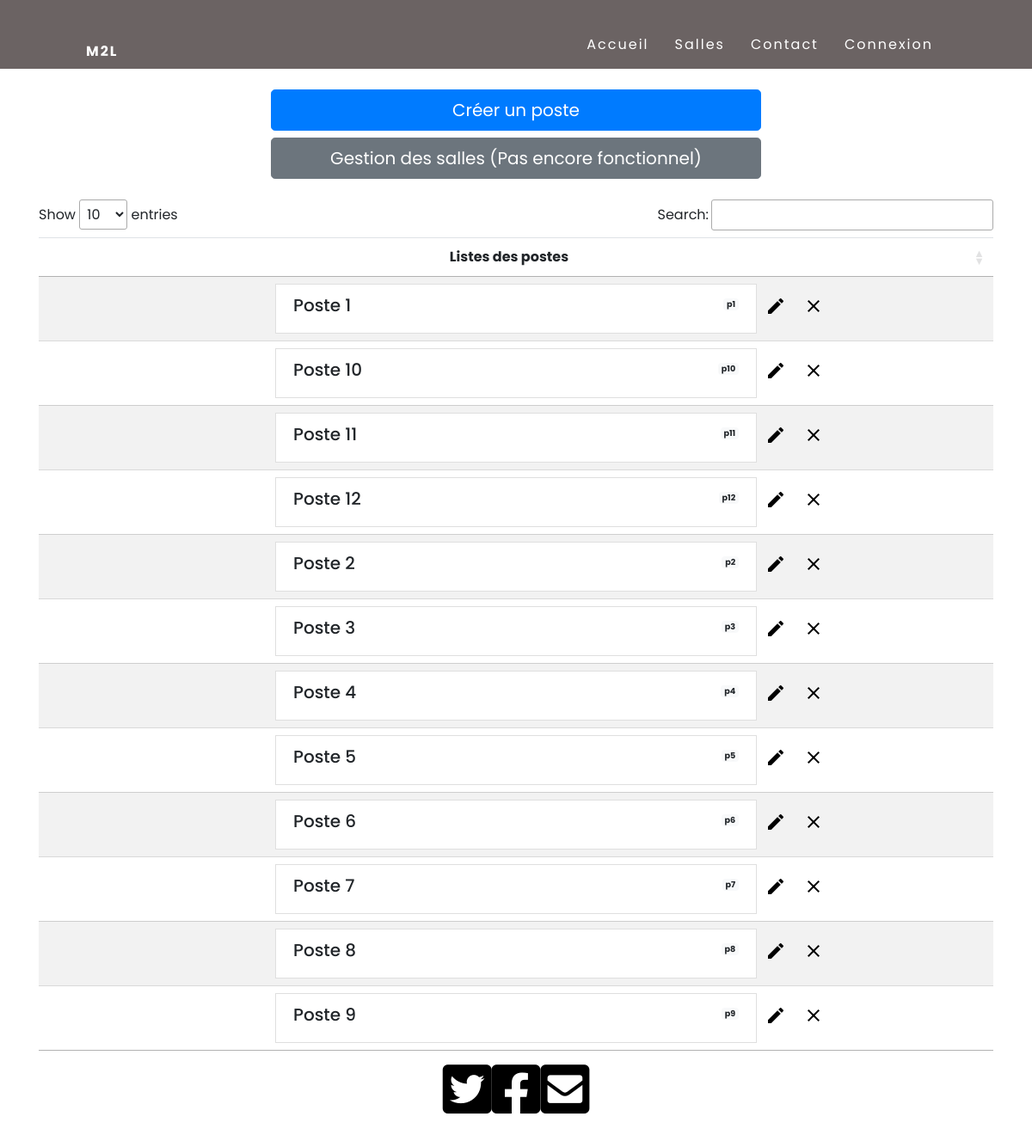
/Controleur/gestionPoste.php, run on the app's committed database.
### tables this page shows
CREATE TABLE `poste` (
  `nPoste` varchar(7) NOT NULL,
  `nomPoste` varchar(20) NOT NULL,
  `indIP` varchar(11) DEFAULT NULL,
  `ad` varchar(3) DEFAULT NULL,
  `typePoste` varchar(9) DEFAULT NULL,
  `idSalle` int(11) NOT NULL,
  `nbLog` tinyint(2) DEFAULT '0'
);

### Controleur/gestionPoste.php (called while the page is built, shortened)
<?php
if ($_SERVER["SCRIPT_FILENAME"] == __FILE__) {
    $racine = "..";
}
require_once("$racine/Modele/posteManager.php");
$posteManager = new posteManager();
$postes = $posteManager->getList();
include "$racine/vue/entete.php";
include "$racine/vue/vueGestionPostes.php";
include "$racine/vue/pied.php";
?>

### Modele/manager.php (called while the page is built)
<?php
class Manager
{
    protected function dbConnect()
    {
        $login = "root";
        $mdp = "root";
        $bd = "gestparcinfo";
        $serveur = "localhost";
        try
        {
            $conn = new PDO("mysql:host=$serveur;dbname=$bd", $login, $mdp, array(PDO::MYSQL_ATTR_INIT_COMMAND => 'SET NAMES \'UTF8\''));
            $conn->setAttribute(PDO::ATTR_ERRMODE, PDO::ERRMODE_EXCEPTION);
            return $conn;
        }
        catch (PDOException $e)
        {
            print "Erreur de connexion PDO ";
            die();
        }
    }
    protected function getPDO()
    {
        static $pdo = null;
        if ($pdo == null) {
            $pdo = $this->dbConnect();
        }
        return $pdo;
    }
}
?>

### Modele/posteManager.php (called while the page is built, shortened)
<?php
require_once("$racine/Modele/Manager.php");
require_once("$racine/modele/poste.php");
class posteManager extends Manager
{
    public function getList()
    {
        $poste = [];
        $q = $this->getPDO()->query('SELECT * FROM `poste`');
        while ($donnees = $q->fetch(PDO::FETCH_ASSOC))
        {
            $poste[$donnees['nPoste']] = new poste($donnees['nPoste'], $donnees['nomPoste'],$donnees['indIP'],$donnees['ad'],$donnees['typePoste'],$donnees['idSalle'],$donnees['nbLog']);
        }
        return $poste;
    }
}
?>

### Modele/poste.php (called while the page is built, shortened)
<?php
class poste
{
    private $nPoste;
    private $nomPoste;
    public function __construct($nPoste, $nomPoste ,$indIP,$ad,$typePoste,$idSalle, $nbLog) {
        $this->nPoste = $nPoste;
        $this->nomPoste = $nomPoste;
    }
    public function getnPoste() {
        return $this->nPoste;
    }
    public function getNomPoste() {
        return $this->nomPoste;
    }
}
?>

### Vue/vueGestionPostes.php (the view, shortened to what this page needs)
<br>
<div class="row col-md-6 offset-md-3">
<button type="button" class="btn btn-primary btn-lg btn-block" data-toggle="modal" data-target="#creationPoste">Créer un poste</button>
<button type="button" onclick="window.location.href='./?action=affichePosteParSalle'" class="btn btn-secondary btn-lg btn-block">Gestion des salles (Pas encore fonctionnel)</button>
</div>
<br>
<div class="container">
<table id="table" class="table table-striped display">
  <thead>
    <tr>
      <th class="text-center">Listes des postes</th>
  </thead>
  <tbody>
<?php
foreach ($postes as $poste) {
$nPoste = $poste->getnPoste();
?>
<tr>
  <td class="text-center">
    <div class="row">
      <div class="col-md-6 offset-md-3 list-group-item">
        <div class="d-flex w-100 justify-content-between">
          <h5 class="mb-1"><?=$poste->getNomPoste()?></h5>
          <small class="text-muted"><span class="badge badge-light"><?=$nPoste?></span></small>
        </div>
      </div>
      <div class="centrage"> <a data-toggle="tooltip" data-placement="top" title="Modifier le poste"id="<?=$nPoste?>" onclick="openModifierPoste(this.id)" href="#"><span class="edit material-icons">edit</span></a></li> </div>
      <div class="centrage"> <a data-toggle="tooltip" data-placement="top" title="Supprimer le poste"id="<?=$nPoste?>" onclick="deletePoste(this.id)" href="#"><span class="edit material-icons">clear</span></a></li> </div>
    </div>
  </td>
</tr>
<?php
}
?>
  </tbody>
</table>
</div>

### css/Style.css (style rules this page uses)
* { margin: 0; padding: 0; box-sizing: border-box; font-family: 'Poppins', sans-serif; }
body { background: white; min-height: 200vh; }
.centrage { margin-top: auto; margin-bottom: auto; margin-left: 10px; margin-right: 10px; }
.edit { color:black; }

### data on the page
poste: nomPoste "Poste 1", nPoste "p1"
poste: nomPoste "Poste 10", nPoste "p10"
poste: nomPoste "Poste 11", nPoste "p11"
poste: nomPoste "Poste 12", nPoste "p12"
poste: nomPoste "Poste 2", nPoste "p2"
poste: nomPoste "Poste 3", nPoste "p3"
poste: nomPoste "Poste 4", nPoste "p4"
poste: nomPoste "Poste 5", nPoste "p5"
poste: nomPoste "Poste 6", nPoste "p6"
poste: nomPoste "Poste 7", nPoste "p7"
poste: nomPoste "Poste 8", nPoste "p8"
poste: nomPoste "Poste 9", nPoste "p9"
